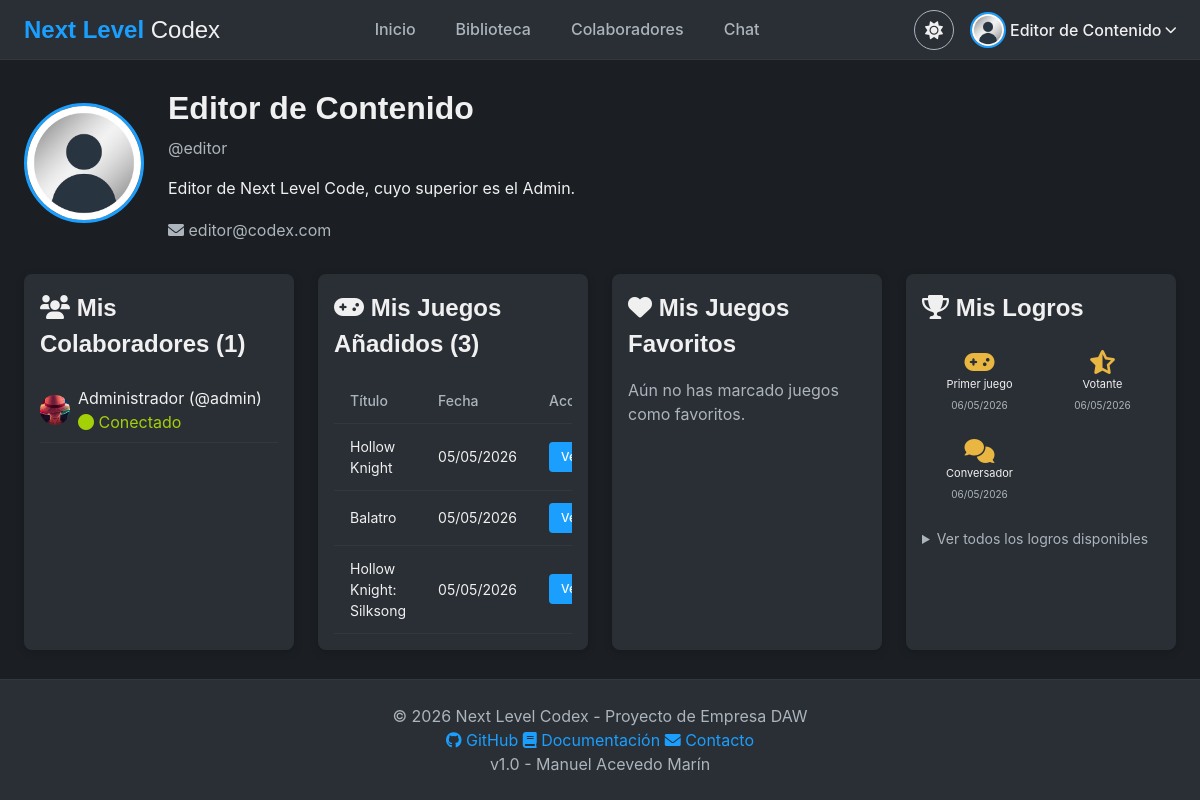
Screenshot of /vistas/perfil.php (signed in) with the database file from the repository.
### tables this page shows
CREATE TABLE `usuarios` (
  `id` int(11) NOT NULL,
  `user` varchar(50) NOT NULL,
  `email` varchar(100) NOT NULL,
  `pass` varchar(255) NOT NULL,
  `nombre` varchar(100) NOT NULL,
  `level` int(11) NOT NULL DEFAULT 1 COMMENT '0=Admin, 1=Usuario normal',
  `amigos` text DEFAULT NULL,
  `ultima_conexion` datetime DEFAULT NULL,
  `conectado` int(11) DEFAULT 0,
  `ban_hasta` datetime DEFAULT NULL,
  `avatar` varchar(255) DEFAULT 'default.jpg' COMMENT 'Nombre del archivo de avatar',
  `bio` text DEFAULT NULL COMMENT 'Descripción del perfil',
  `idioma` varchar(5) DEFAULT 'es' COMMENT 'Idioma preferido (es / en)',
  `perfil_publico` tinyint(1) NOT NULL DEFAULT 0 COMMENT '1 = perfil visible para otros usuarios'
);

CREATE TABLE `juegos` (
  `id` int(11) NOT NULL,
  `titulo` varchar(150) NOT NULL,
  `desarrollador` varchar(100) DEFAULT NULL,
  `distribuidora` varchar(100) DEFAULT NULL,
  `fecha_lanzamiento` date DEFAULT NULL,
  `genero` varchar(50) DEFAULT NULL,
  `descripcion` text DEFAULT NULL,
  `portada` varchar(255) DEFAULT 'default_game.jpg',
  `mapa_imagen` varchar(255) DEFAULT NULL,
  `enlace_compra` varchar(500) DEFAULT NULL,
  `creador_id` int(11) NOT NULL,
  `fecha_creacion` datetime DEFAULT current_timestamp(),
  `tiene_items` tinyint(1) NOT NULL DEFAULT 0 COMMENT '1 = tiene elementos (armas, cartas...)',
  `nombre_items` varchar(50) DEFAULT 'Armas' COMMENT 'Nombre del tipo de elemento (Armas, Cartas, Hechizos...)',
  `tiene_personajes` tinyint(1) NOT NULL DEFAULT 0 COMMENT '1 = tiene personajes / NPCs',
  `tiene_mapa` tinyint(1) NOT NULL DEFAULT 0 COMMENT '1 = tiene mapa propio',
  `en_desarrollo` tinyint(1) NOT NULL DEFAULT 0,
  `trailer` varchar(500) DEFAULT NULL COMMENT 'Enlace al tráiler (YouTube, etc.)'
);

CREATE TABLE `logros_usuarios` (
  `id_usuario` int(11) NOT NULL,
  `id_logro` int(11) NOT NULL,
  `fecha_obtencion` datetime DEFAULT current_timestamp()
);

CREATE TABLE `logros` (
  `id` int(11) NOT NULL,
  `nombre` varchar(100) NOT NULL,
  `descripcion` varchar(255) NOT NULL,
  `icono` varchar(50) DEFAULT 'trophy',
  `criterio` varchar(255) NOT NULL COMMENT 'Descripción del requisito'
);

### modelos/modelo_juegos.php (called while the page is built, shortened)
<?php
class ModeloJuegos
{
    private $db;
    public function __construct()
    {
        global $db;
        $this->db = $db;
    }
    public function obtenerFavoritos($id_usuario)
    {
        $filt = $this->db->prepare("SELECT j.* FROM juegos j INNER JOIN favoritos f ON j.id = f.id_juego WHERE f.id_usuario = ? ORDER BY f.fecha DESC");
        $filt->bind_param("i", $id_usuario);
        $filt->execute();
        return $filt->get_result()->fetch_all(MYSQLI_ASSOC);
    }
}
?>

### vistas/perfil.php (the view, shortened to what this page needs)
<?php
include "../sec/sec.php";
include "../modelos/modelo_juegos.php";
$stmt = $db->prepare("SELECT id, user, nombre, email, avatar, bio, level, amigos, conectado FROM usuarios WHERE id = ?");
$stmt->bind_param("i", $_SESSION['id']);
$stmt->execute();
$usuario = $stmt->get_result()->fetch_assoc();
$colaboradores = [];
if (!empty($usuario['amigos'])) {
    $ids = array_filter(explode('#', $usuario['amigos']));
    if (count($ids) > 0) {
        $placeholders = implode(',', array_fill(0, count($ids), '?'));
        $stmt = $db->prepare("SELECT id, user, nombre, avatar, conectado FROM usuarios WHERE id IN ($placeholders)");
        $stmt->bind_param(str_repeat('i', count($ids)), ...$ids);
        $stmt->execute();
        $colaboradores = $stmt->get_result()->fetch_all(MYSQLI_ASSOC);
    }
}
$juegos = [];
if ($_SESSION['level'] <= 1) {
    $stmt = $db->prepare("SELECT id, titulo, fecha_creacion FROM juegos WHERE creador_id = ? ORDER BY fecha_creacion DESC");
    $stmt->bind_param("i", $_SESSION['id']);
    $stmt->execute();
    $juegos = $stmt->get_result()->fetch_all(MYSQLI_ASSOC);
}
include "../sec/header.php";
?>
<div class="main-container">
    <div class="perfil-header">
        <img src="../assets/img/avatars/<?php echo htmlspecialchars($usuario['avatar'] ?: 'default.jpg'); ?>"
            alt="Avatar" class="perfil-avatar" onerror="this.src='../assets/img/avatars/default.jpg'">
        <div class="perfil-info">
            <h1><?php echo htmlspecialchars($usuario['nombre']); ?></h1>
            <p class="text-muted">@<?php echo htmlspecialchars($usuario['user']); ?></p>
            <?php if (!empty($usuario['bio'])): ?>
                <p class="perfil-bio"><?php echo nl2br(htmlspecialchars($usuario['bio'])); ?></p>
            <?php else: ?>
                <p class="text-muted"><em>Sin biografía</em></p>
            <?php endif; ?>
            <p class="text-muted">
                <i class="fas fa-envelope"></i> <?php echo htmlspecialchars($usuario['email']); ?>
            </p>
        </div>
    </div>
    <div class="perfil-secciones">
        <div class="card" style="flex: 1;">
            <div class="card-body">
                <h2><i class="fas fa-users"></i> Mis Colaboradores (<?php echo count($colaboradores); ?>)</h2>
                <?php if (count($colaboradores) > 0): ?>
                    <div class="lista-colaboradores">
                        <?php foreach ($colaboradores as $col): ?>
                            <div class="colaborador-item">
                                <img src="../assets/img/avatars/<?php echo htmlspecialchars($col['avatar'] ?: 'default.jpg'); ?>"
                                    alt="Avatar" class="mini-avatar" onerror="this.src='../assets/img/avatars/default.jpg'">
                                <span>
                                    <?php echo htmlspecialchars($col['nombre']); ?>
                                    (@<?php echo htmlspecialchars($col['user']); ?>)
                                    <?php if ($col['conectado'] == 1): ?>
                                        <span style="color: var(--success);"><i class="fas fa-circle"></i> Conectado</span>
                                    <?php else: ?>
                                        <span class="text-muted"><i class="far fa-circle"></i> Desconectado</span>
                                    <?php endif; ?>
                                </span>
                            </div>
                        <?php endforeach; ?>
                    </div>
                <?php else: ?>
                    <p class="text-muted">Aún no tienes colaboradores.</p>
                <?php endif; ?>
            </div>
        </div>
        <?php if ($_SESSION['level'] <= 1): ?>
            <div class="card" style="flex: 1;">
                <div class="card-body">
                    <h2><i class="fas fa-gamepad"></i> Mis Juegos Añadidos (<?php echo count($juegos); ?>)</h2>
                    <?php if (count($juegos) > 0): ?>
                        <div class="table-container">
                            <table class="table">
                                <thead>
                                    <tr>
                                        <th>Título</th>
                                        <th>Fecha</th>
                                        <th>Acción</th>
                                    </tr>
                                </thead>
                                <tbody>
                                    <?php foreach ($juegos as $juego): ?>
                                        <tr>
                                            <td><?php echo htmlspecialchars($juego['titulo']); ?></td>
                                            <td><?php echo date('d/m/Y', strtotime($juego['fecha_creacion'])); ?></td>
                                            <td><a href="ficha_juego.php?id=<?php echo $juego['id']; ?>"
                                                    class="btn btn-sm btn-primary">Ver</a></td>
                                        </tr>
                                    <?php endforeach; ?>
                                </tbody>
                            </table>
                        </div>
                    <?php else: ?>
                        <p class="text-muted">No has añadido ningún juego.</p>
                    <?php endif; ?>
                </div>
            </div>
        <?php endif; ?>
        <div class="card" style="flex: 1;">
            <div class="card-body">
                <h2><i class="fas fa-heart"></i> Mis Juegos Favoritos</h2>
                <?php
                $modeloJuegos = new ModeloJuegos();
                $favoritos = $modeloJuegos->obtenerFavoritos($_SESSION['id']);
                if (count($favoritos) > 0):
                    ?>
                    <div class="lista-colaboradores">
                        <?php foreach ($favoritos as $fav): ?>
                            <div class="colaborador-item">
                                <i class="fas fa-gamepad"></i>
                                <span>
                                    <?= htmlspecialchars($fav['titulo']) ?>
                                </span>
                                <a href="ficha_juego.php?id=<?= $fav['id'] ?>" class="btn btn-sm btn-primary"
                                    style="margin-left: auto;">Ver</a>
                            </div>
                        <?php endforeach; ?>
                    </div>
                <?php else: ?>
                    <p class="text-muted">Aún no has marcado juegos como favoritos.</p>
                <?php endif; ?>
            </div>
        </div>
        <div class="card" style="flex: 1;">
            <div class="card-body">
                <h2><i class="fas fa-trophy"></i> Mis Logros</h2>
                <?php
                $stmtLogros = $db->prepare("SELECT l.id as id_logro, l.nombre, l.descripcion, l.icono, lu.fecha_obtencion
                            FROM logros_usuarios lu
                            JOIN logros l ON lu.id_logro = l.id
                            WHERE lu.id_usuario = ?
                            ORDER BY lu.fecha_obtencion DESC");
                $stmtLogros->bind_param("i", $_SESSION['id']);
                $stmtLogros->execute();
                $logrosObtenidos = $stmtLogros->get_result()->fetch_all(MYSQLI_ASSOC);
                if (count($logrosObtenidos) > 0): ?>
                    <div class="logros-grid"
                        style="display: grid; grid-template-columns: repeat(auto-fill, minmax(80px, 1fr)); gap: var(--spacing-sm); margin-top: var(--spacing-md);">
                        <?php foreach ($logrosObtenidos as $logro): ?>
                            <div class="logro-item" style="text-align: center; padding: var(--spacing-sm);"
                                title="<?= htmlspecialchars($logro['descripcion']) ?>">
                                <i class="fas fa-<?= htmlspecialchars($logro['icono']) ?>"
                                    style="font-size: 24px; color: var(--warning); display: block; margin-bottom: 4px;"></i>
                                <span style="font-size: 11px; display: block; line-height: 1.2;">
                                    <?= htmlspecialchars($logro['nombre']) ?>
                                </span>
                                <span style="font-size: 10px; color: var(--text-secondary);">
                                    <?= date('d/m/Y', strtotime($logro['fecha_obtencion'])) ?>
                                </span>
                            </div>
                        <?php endforeach; ?>
                    </div>
                    <details style="margin-top: var(--spacing-md);">
                        <summary style="cursor: pointer; color: var(--text-secondary); font-size: 14px;">Ver todos los
                            logros disponibles</summary>
                    </details>
                <?php else: ?>
                    <p class="text-muted">Aún no has desbloqueado ningún logro.</p>
                <?php endif; ?>
            </div>
        </div>
    </div>
</div>
<?php include "../sec/footer.php"; ?>

### assets/css/main.css (style rules this page uses)
:root { --bg-primary: #1b1f23; --bg-secondary: #2a2f35; --bg-tertiary: #32383e; --text-primary: #f0f0f0; --text-secondary: #acb4bc; --accent-primary: #1a9fff; --accent-hover: #4db8ff; --success: #a4d007; --danger: #d94141; --warning: #e9b741; --font-heading: 'Poppins', sans-serif; --font-body: 'Inter', sans-serif; --font-mono: 'Roboto Mono', monospace; --spacing-xs: 4px; --spacing-sm: 8px; --spacing-md: 16px; --spacing-lg: 24px; --spacing-xl: 32px; --border-radius: 4px; --border-radius-lg: 8px; }
* { margin: 0; padding: 0; box-sizing: border-box; }
body { background-color: var(--bg-primary); color: var(--text-primary); font-family: var(--font-body); line-height: 1.5; min-height: 100vh; transition: background-color 0.2s ease, color 0.2s ease; }
h1, h2, h3, h4, h5, h6 { font-family: var(--font-heading); font-weight: 600; margin-bottom: var(--spacing-md); color: var(--text-primary); }
a { color: var(--accent-primary); text-decoration: none; transition: color 0.2s ease; }
.text-muted { color: var(--text-secondary); }

### assets/css/components.css (style rules this page uses)
.btn { display: inline-block; padding: 10px 20px; font-family: var(--font-body); font-size: 14px; font-weight: 500; text-align: center; border: none; border-radius: var(--border-radius); cursor: pointer; transition: background-color 0.2s ease, transform 0.1s ease, color 0.2s ease; background-color: var(--bg-tertiary); color: var(--text-primary); }
.btn-primary { background-color: var(--accent-primary); color: white; }
.btn-sm { padding: 6px 12px; font-size: 12px; }
.card { background-color: var(--bg-secondary); border-radius: var(--border-radius-lg); overflow: hidden; box-shadow: 0 2px 8px rgba(0, 0, 0, 0.2); transition: transform 0.2s ease, box-shadow 0.2s ease; }
.card-body { padding: var(--spacing-md); }
.table-container { overflow-x: auto; }
.table { width: 100%; border-collapse: collapse; font-size: 14px; }
.table th { text-align: left; padding: 12px 16px; background-color: var(--bg-secondary); color: var(--text-secondary); font-weight: 500; border-bottom: 1px solid var(--bg-tertiary); }
.table td { padding: 12px 16px; border-bottom: 1px solid var(--bg-tertiary); color: var(--text-primary); }

### assets/css/layout.css (style rules this page uses)
.main-container { max-width: 1400px; margin: 0 auto; padding: var(--spacing-lg); }
body { display: flex; flex-direction: column; min-height: 100vh; }
.main-container { flex: 1 0 auto; width: 100%; max-width: 1400px; margin: 0 auto; padding: var(--spacing-lg); }

### assets/css/perfil.css (style rules this page uses)
.perfil-header { display: flex; gap: var(--spacing-lg); margin-bottom: var(--spacing-xl); flex-wrap: wrap; align-items: center; }
.perfil-avatar { width: 120px; height: 120px; border-radius: 50%; object-fit: cover; border: 3px solid var(--accent-primary); }
.perfil-info h1 { margin-bottom: var(--spacing-xs); }
.perfil-bio { margin: var(--spacing-md) 0; line-height: 1.6; }
.perfil-secciones { display: flex; gap: var(--spacing-lg); flex-wrap: wrap; }
.lista-colaboradores { max-height: 300px; overflow-y: auto; }
.colaborador-item { display: flex; align-items: center; gap: var(--spacing-sm); padding: var(--spacing-sm) 0; border-bottom: 1px solid var(--bg-tertiary); }
.mini-avatar { width: 30px; height: 30px; border-radius: 50%; object-fit: cover; }

### assets/css/colaboradores.css (style rules this page uses)
body { display: flex; flex-direction: column; min-height: 100vh; }
.main-container { flex: 1; }

### rows the page displays
usuarios: avatar (placeholder picture), nombre "Editor de Contenido", user "editor", bio "Editor de Next Level Code, cuyo superior es el Admin.", email "editor@codex.com"
usuarios: avatar (picture), nombre "Administrador", user "admin", conectado 1 (drawn)
juegos: titulo "Hollow Knight", fecha_creacion "05/05/2026"
juegos: titulo "Balatro", fecha_creacion "05/05/2026"
juegos: titulo "Hollow Knight: Silksong", fecha_creacion "05/05/2026"
logros_usuarios: id_logro.nombre "Primer juego", fecha_obtencion "06/05/2026"
logros_usuarios: id_logro.nombre "Votante", fecha_obtencion "06/05/2026"
logros_usuarios: id_logro.nombre "Conversador", fecha_obtencion "06/05/2026"

### other values shown
$_SESSION["nombre"] "Editor de Contenido"
count($colaboradores) "1"
count($juegos) "3"
